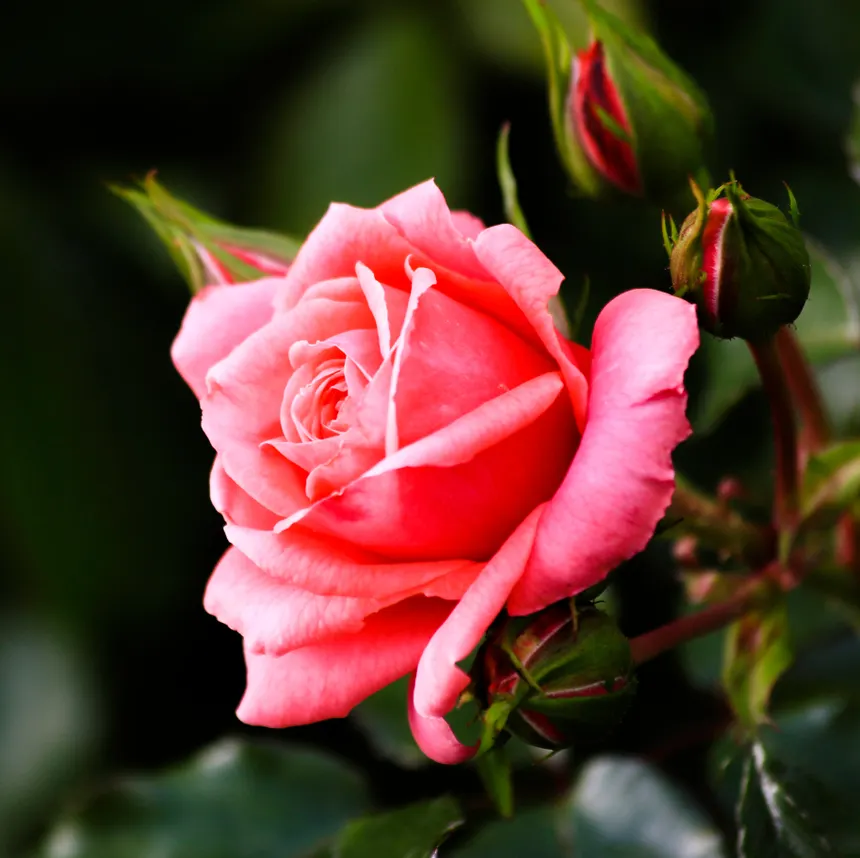
#> input picture Digital Image Processing/Rose.jpg, 860 x 858 px
$ python 'Ideal High Pass Filter.py'
#> lines starting #> are read from the running program, lines starting #| are printed output that depends on the picture
import cv2
import numpy as np
import matplotlib.pyplot as plt

# Read image
image = cv2.imread("Rose.jpg", cv2.IMREAD_GRAYSCALE)
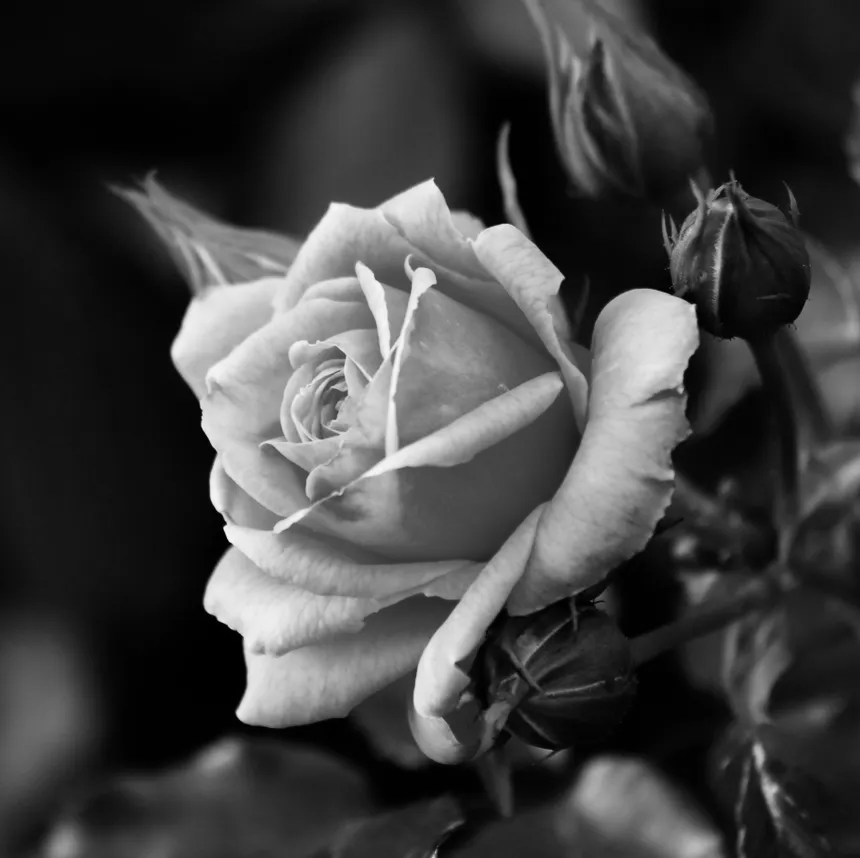
#> image: shape (858, 860); min 0, max 251, mean 64.3

if image is None:
    print("Image not found!")
    exit()

# Fourier Transform
F = np.fft.fft2(image)
F_shift = np.fft.fftshift(F)

# Image dimensions
rows, cols = image.shape
#> rows = 858; cols = 860
crow, ccol = rows // 2, cols // 2
#> crow = 429; ccol = 430

# Distance matrix
u = np.arange(rows) - crow
#> u = 858 values from -429 to 428
v = np.arange(cols) - ccol
#> v = 860 values from -430 to 429
U, V = np.meshgrid(v, u)

D = np.sqrt(U**2 + V**2)

# Cutoff frequency
D0 = 50

# Ideal High-Pass Filter
H = np.ones((rows, cols))
H[D <= D0] = 0

# Apply filter
G_shift = F_shift * H

# Inverse Fourier Transform
G = np.fft.ifftshift(G_shift)
filtered = np.abs(np.fft.ifft2(G))
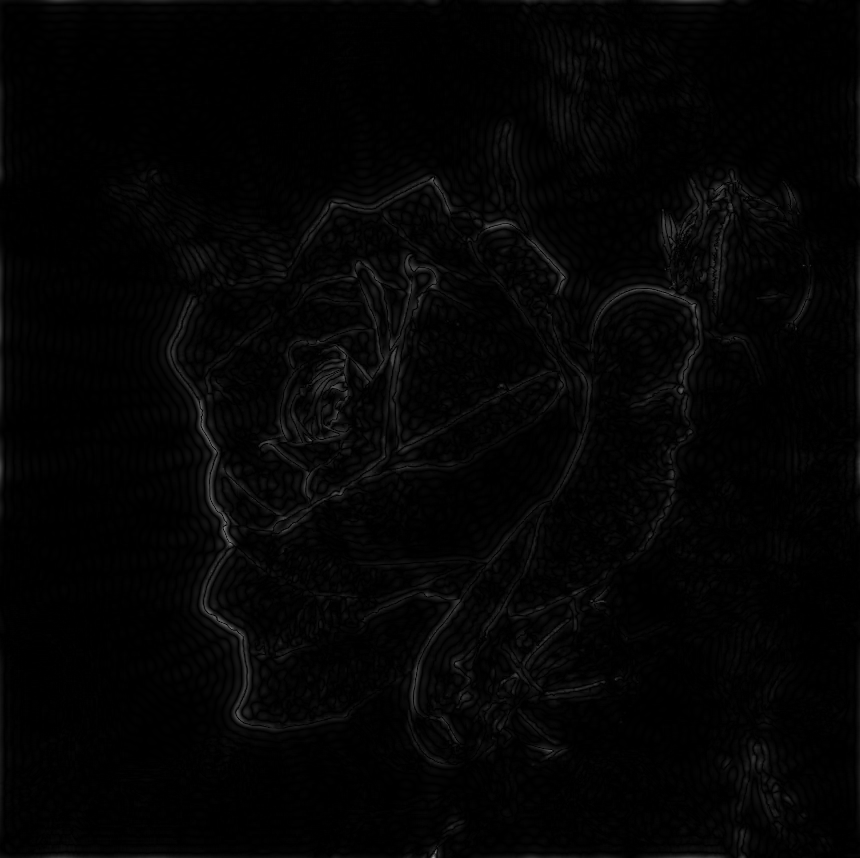
#> filtered: shape (858, 860) float64; min 3.6e-06, max 150.5, mean 4.6

# Frequency spectrum
spectrum = np.log(1 + np.abs(F_shift))
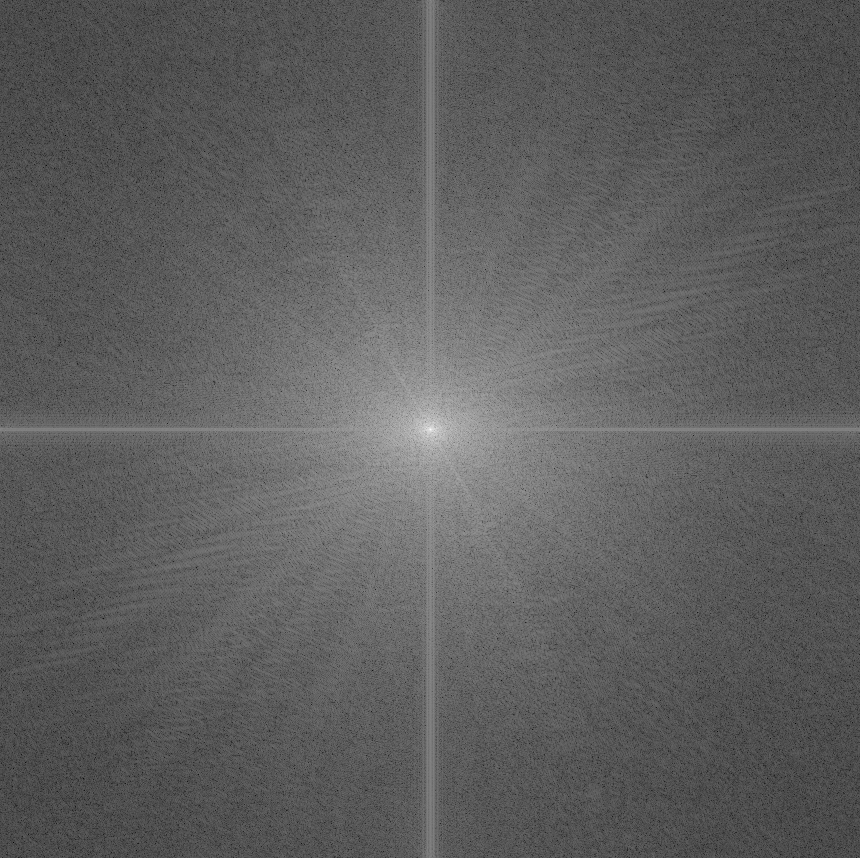
#> spectrum: shape (858, 860) float64; min 0.962, max 17.67, mean 7.17; drawn with min black and max white

# Display
plt.figure(figsize=(12, 5))

plt.subplot(1, 4, 1)
plt.imshow(image, cmap="gray")
plt.title("Original Image")
plt.axis("off")

plt.subplot(1, 4, 2)
plt.imshow(spectrum, cmap="gray")
plt.title("Frequency Spectrum")
plt.axis("off")

plt.subplot(1, 4, 3)
plt.imshow(H, cmap="gray")
plt.title("IHPF Mask")
plt.axis("off")

plt.subplot(1, 4, 4)
plt.imshow(filtered, cmap="gray")
plt.title("Ideal High-Pass")
plt.axis("off")

plt.tight_layout()
plt.show()
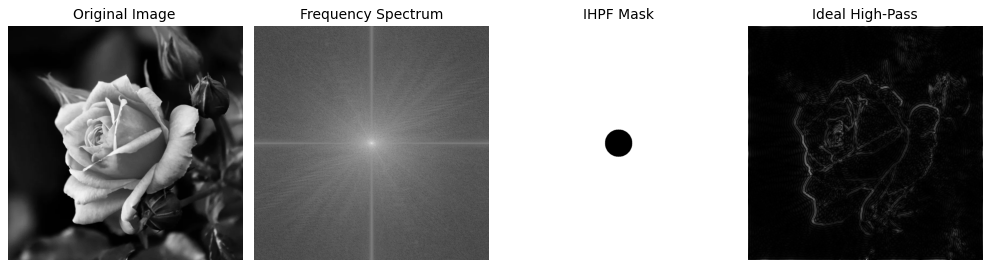
#> figure drawn by matplotlib, 4 panels

# Save result
cv2.imwrite("ideal_high_pass.jpg",
            np.uint8(np.clip(filtered, 0, 255)))
